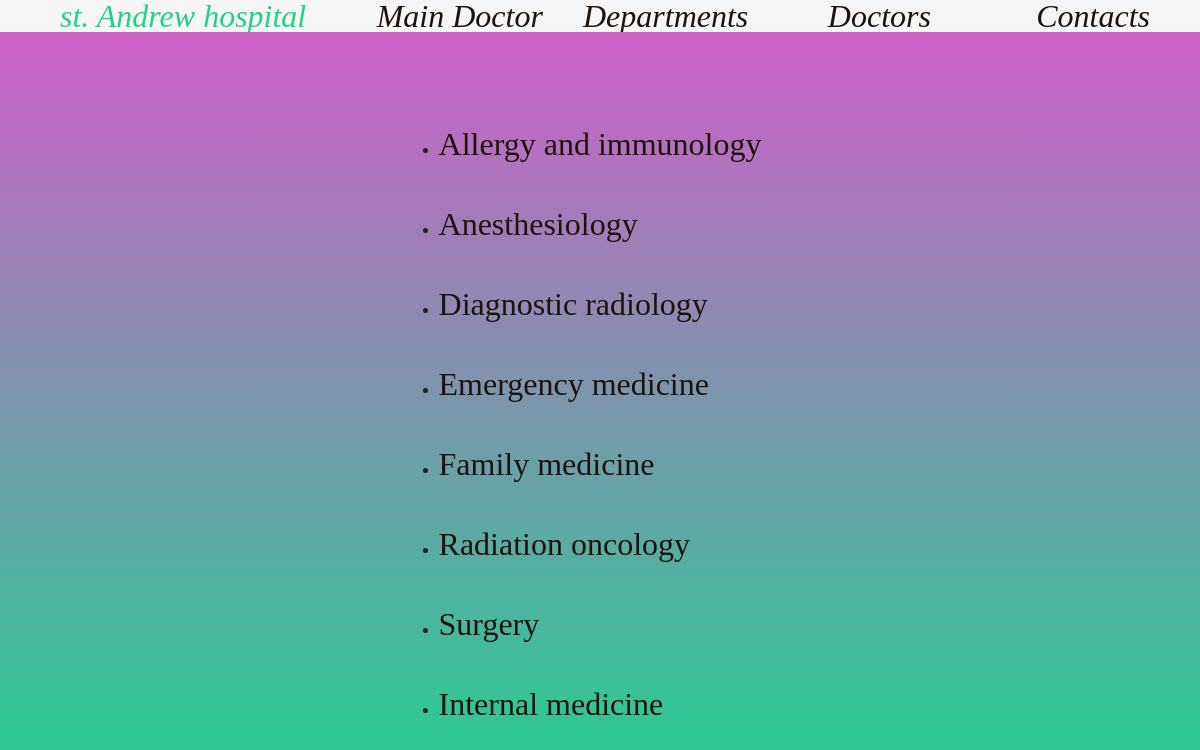
The page /departments on the database its author committed.
### new_hospital/models.py (models this page shows)
class Medical_speciality(models.Model):
    List_specialties_choices = [
        ('Allergy and immunology', 'Allergy and immunology'),
        ('Anesthesiology', 'Anesthesiology'),
        ('Dermatology', 'Dermatology'),
        ('Diagnostic radiology', 'Diagnostic radiology'),
        ('Emergency medicine', 'Emergency medicine'),
        ('Family medicine', 'Family medicine'),
        ('Internal medicine', 'Internal medicine'),
        ('Medical genetics', 'Medical genetics'),
        ('Neurology', 'Neurology'),
        ('Nuclear medicine', 'Nuclear medicine'),
        ('Obstetrics and gynecology', 'Obstetrics and gynecology'),
        ('Ophthalmology', 'Ophthalmology'),
        ('Pathology', 'Pathology'),
        ('Pediatrics', 'Pediatrics'),
        ('Preventive medicine', 'Preventive medicine'),
        ('Psychiatry', 'Psychiatry'),
        ('Radiation oncology', 'Radiation oncology'),
        ('Surgery', 'Surgery'),
        ('Urology', 'Urology'), ]
    slug = models.SlugField(unique=True, db_index=True, max_length=255, verbose_name="URL")
    speciality = models.CharField(choices=List_specialties_choices, blank=False, max_length=50)
    def __str__(self):
        return self.speciality
    def get_absolute_url(self):
        return reverse("dep show", args=[self.slug])

### new_hospital/views.py (the view)
# urls.py: path('departments', views.dep_show),
def dep_show(request):
    queryset = Medical_speciality.objects.all()
    context = {
        'title': 'Department',
        'objectM': queryset,
    }
    return render(request, 'departments.html', context)

### templates/departments.html
{% extends 'base_clinic.html' %}
{% block content %}
    <div style="display: flex; flex-direction: column;padding: 3%; justify-items: start ">
    {% for medic in objectM%}
              <br>
        <ul>
            <li type="disc" ><p style="font-family: 'Bebas Neue'; font-size: xx-large"> <a class="link_undecor" href="{{ medic.get_absolute_url }}">{{ medic }}</a> </p></li>
        </ul>
        <br>
        <br>
        {% endfor %}
    </div>
{% endblock content %}

### static/css/base.css (style rules this page uses)
.link_undecor { text-decoration: none; color: #1e130c; }

### static/css/menu_bar.css (style rules this page uses)
* { padding: 0; margin: 0; box-sizing: border-box; }

### rows shown on the page
Medical_speciality: speciality "Allergy and immunology"
Medical_speciality: speciality "Anesthesiology"
Medical_speciality: speciality "Diagnostic radiology"
Medical_speciality: speciality "Emergency medicine"
Medical_speciality: speciality "Family medicine"
Medical_speciality: speciality "Radiation oncology"
Medical_speciality: speciality "Surgery"
Medical_speciality: speciality "Internal medicine"
